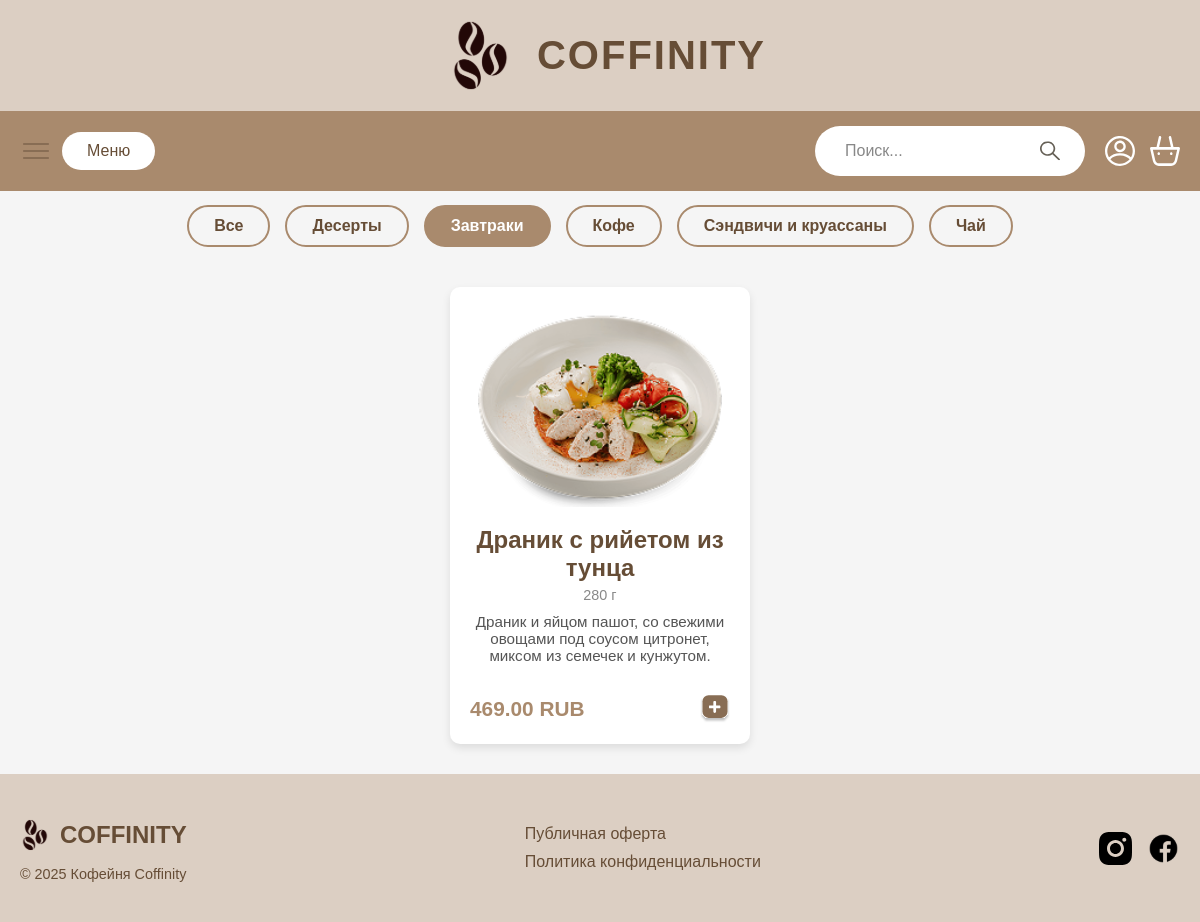
Screenshot of /catalog/?category=4 with the database file from the repository.
### CoffeeHouse/models.py (models this page shows, shortened)
class CategoriesOfProducts(models.Model):
    category_name = models.CharField("Название категории", max_length=100)
    class Meta:
        verbose_name = "Категория товаров"
        verbose_name_plural = "Категории товаров"

class Products(models.Model):
    name = models.CharField("Название", max_length=100)
    price = models.DecimalField("Цена", max_digits=10, decimal_places=2)
    category = models.ForeignKey(
        CategoriesOfProducts,
        on_delete=models.CASCADE,
        verbose_name="Категория"
    )
    image = models.ImageField("Изображение", upload_to='products/', null=True, blank=True)
    description = models.TextField("Описание", null=True, blank=True)
    weight_volume = models.CharField("Вес/Объем", max_length=50, null=True, blank=True)
    class Meta:
        verbose_name = "Товар"
        verbose_name_plural = "Товары"

### CoffeeHouse/views.py (the view)
# urls.py: path('', root, name='main-catalog'),
def catalog(request):
    products = Products.objects.all().order_by('name')
    all_categories = CategoriesOfProducts.objects.all().order_by('category_name')
    selected_category_id = request.GET.get('category')
    if selected_category_id:
        try:
            selected_category = CategoriesOfProducts.objects.get(id=selected_category_id)
            products = products.filter(category=selected_category) # фильтруем продукты по выбранной категории
        except CategoriesOfProducts.DoesNotExist:
            pass
    search_query = request.GET.get('search')
    if search_query:
        products = products.filter(name__icontains=search_query)
    return render(request, 'catalog.html', {
        'products': products,
        'categories': all_categories,
        'selected_category_id': int(selected_category_id) if selected_category_id else None,
        'search_query': search_query,
    })

### CoffeeHouse/templates/catalog.html
{% extends 'base.html' %}
{% load static %}
{%block main%}
<main class="catalog-main">
    <div class="filters-container">
        <a href="{% url 'catalog' %}{% if search_query %}?search={{ search_query }}{% endif %}" class="filter-btn {% if not selected_category_id %}active{% endif %}">Все</a>
        {% for category in categories %}
            <a href="{% url 'catalog' %}?category={{ category.id }}{% if search_query %}&search={{ search_query }}{% endif %}"
               class="filter-btn {% if selected_category_id == category.id %}active{% endif %}">
                {{ category.category_name }}
            </a>
        {% endfor %}
    </div>
    <div class="products-grid">
        {% for product in products %}
        <div class="product-card">
            <a href="{% url 'product_detail' pk=product.pk %}" class="product-card-link-content">
                {% if product.image %}
                <img src="{{ product.image.url }}" alt="{{ product.name }}" class="product-image">
                {% else %}
                <img src="{% static 'CoffeeHouse/images/umolch.jpg' %}" alt="{{ product.name }}" class="product-image">
                {% endif %}
                <h3 class="product-name">{{ product.name }}</h3>
                <p class="product-weight-volume">{{ product.weight_volume }}</p>
                <p class="product-description">{{ product.description }}</p>
            </a>
            <div class="product-bottom">
                <span class="product-price">{{ product.price }} RUB</span>
                <button class="add-to-cart-btn">
                    <img src="{% static 'CoffeeHouse/images/dobavCor.svg' %}" alt="Добавить в корзину">
                </button>
            </div>
        </div>
        {% empty %}
        <p class="no-products-message">Товары по вашему запросу не найдены.</p>
        {% endfor %}
    </div>
</main>
{%endblock%}

### CoffeeHouse/static/CoffeeHouse/css/style.css (style rules this page uses)
* { margin: 0; padding: 0; box-sizing: border-box; }
body { font-family: Arial, sans-serif; background-color: #f5f5f5; min-height: 100vh; display: flex; flex-direction: column; padding-top: 155px; }
.menu-btn, .hero-menu-btn, .header-logo-link, .footer-logo-link, .footer-link, .filter-btn { text-decoration: none; }
.catalog-main { max-width: 1200px; margin: 30px auto; padding: 0 20px; }
.filters-container { display: flex; flex-wrap: wrap; gap: 15px; margin-top: 50px; margin-bottom: 40px; justify-content: center; }
.filter-btn { display: block; padding: 10px 25px; border: 2px solid rgba(169, 138, 109, 1); border-radius: 25px; background-color: transparent; color: rgba(102, 77, 54, 1); font-size: 1rem; font-weight: bold; transition: all 0.3s ease; white-space: nowrap; }
.filter-btn.active { background-color: rgba(169, 138, 109, 1); color: white; }
.products-grid { display: grid; grid-template-columns: repeat(auto-fit, minmax(280px, 1fr)); gap: 30px; justify-items: center; }
.product-card { background-color: white; border-radius: 10px; box-shadow: 0 4px 8px rgba(0, 0, 0, 0.1); overflow: hidden; display: flex; flex-direction: column; padding: 20px; text-align: center; max-width: 300px; }
.product-card-link-content { text-decoration: none; color: inherit; display: block; flex-grow: 1; padding-bottom: 15px; }
.product-image { width: 100%; height: 200px; object-fit: cover; border-radius: 5px; margin-bottom: 15px; }
.product-name { font-size: 1.5rem; color: #664d36; margin-bottom: 5px; }
.product-weight-volume { font-size: 0.9rem; color: #888; margin-bottom: 10px; }
.product-description { font-size: 0.95rem; color: #555; margin-bottom: 15px; flex-grow: 1; }
.product-bottom { display: flex; justify-content: space-between; align-items: center; margin-top: auto; }
.product-price { font-size: 1.3rem; font-weight: bold; color: #A98A6D; }
.add-to-cart-btn { background-color: transparent; border: none; cursor: pointer; padding: 0; line-height: 0; }
.add-to-cart-btn img { width: 30px; height: 30px; transition: transform 0.2s ease; }

### rows the page displays
CategoriesOfProducts: category_name "Десерты"
CategoriesOfProducts: category_name "Завтраки"
CategoriesOfProducts: category_name "Кофе"
CategoriesOfProducts: category_name "Сэндвичи и круассаны"
CategoriesOfProducts: category_name "Чай"
Products: image (picture), name "Драник с рийетом из тунца", weight_volume "280 г", description "Драник и яйцом пашот, со свежими овощами под соусом цитронет, миксом из семечек и кунжутом.", price "469.00"
